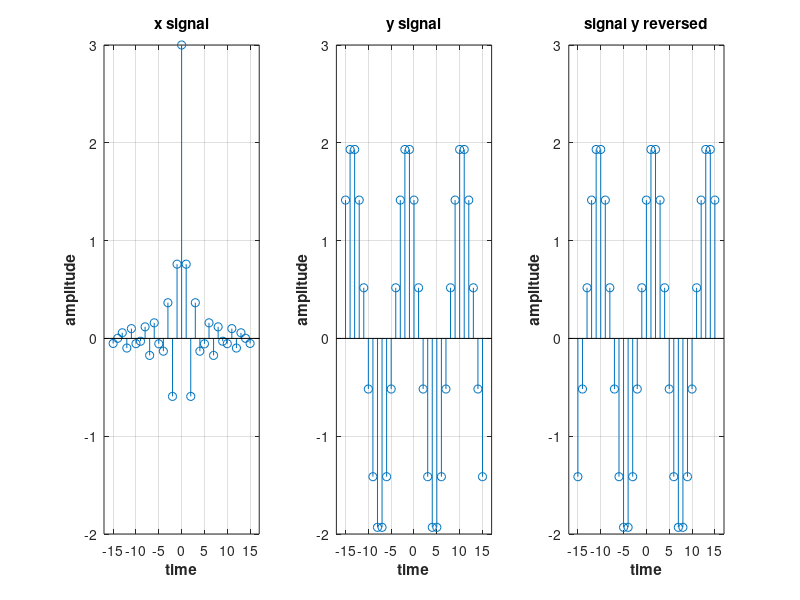
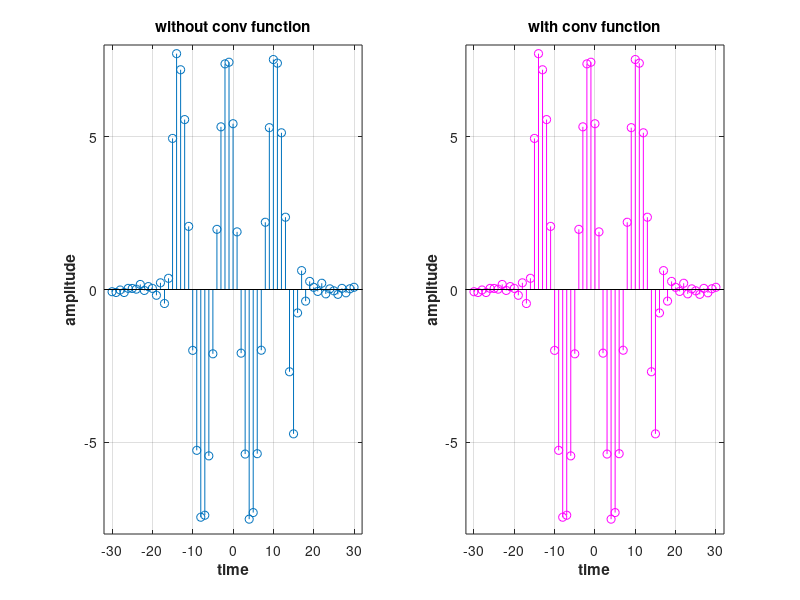
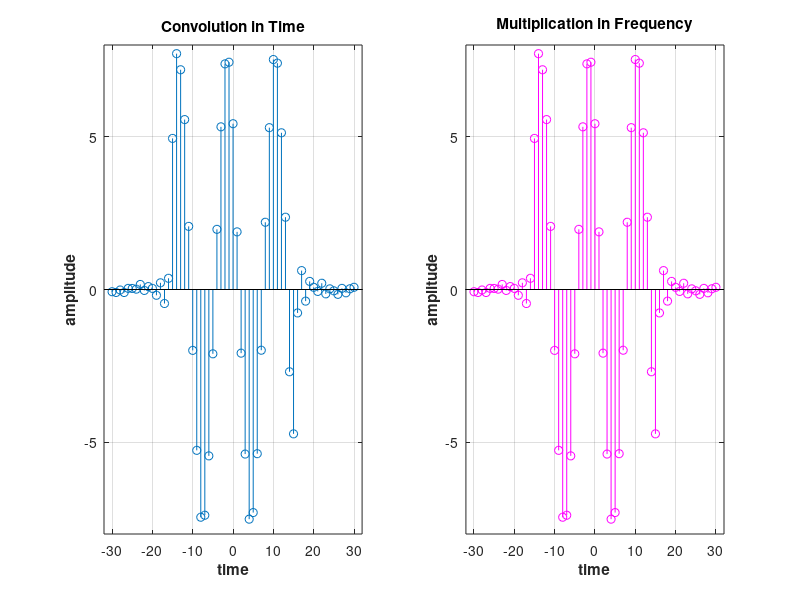
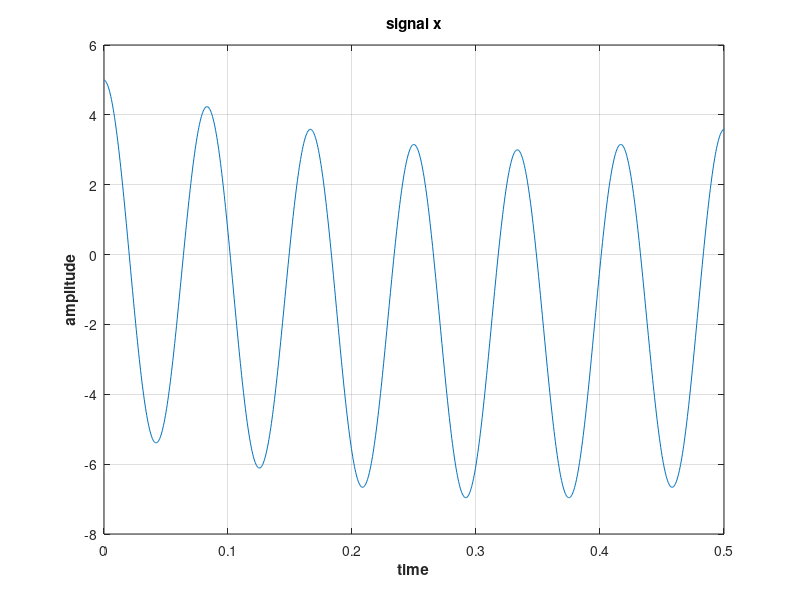

Here is the MATLAB script that generated these plots, in order:
%Askhsh 1
%part A

%Creating the first signal
clear all;
clear;
nx = -15:1:15;
x = 3*sinc(pi/4.*nx);
figure(1);
subplot(1,3,1);
stem(nx,x);
axis([-17 17 -2 3]);
grid on;
title('x signal','fontweight','bold');
xlabel('time','fontweight','bold');
ylabel('amplitude','fontweight','bold');

%Creating the second signal
ny = -15:1:15;
y = 2*cos(pi/6.*ny+pi/4);
subplot(1,3,2);
stem(ny,y);
axis([-17 17 -2 3]);
grid on;
title('y signal','fontweight','bold');
xlabel('time','fontweight','bold');
ylabel('amplitude','fontweight','bold');

%reversing the second signal
n = [nx(1)+ny(1):nx(end)+ny(end)];
y_rev = y(end:-1:1);
subplot(1,3,3);
stem(ny,y_rev);
axis([-17 17 -2 3]);
grid on;
title('signal y reversed','fontweight','bold');
xlabel('time','fontweight','bold');
ylabel('amplitude','fontweight','bold');

len = length(n);

%zero padding for the first signal
x0 = [zeros(1,length(y)-1) x zeros(1, length(y)-1)];

%convolution
for i=1:len
    y_rev0 = [zeros(1,(i-1)) y_rev zeros(1,(len-i))];
  h(i) = sum(x0.*y_rev0);
end;
figure(2);
subplot(1,2,1);
stem(n,h);
axis([-32 32 -8 8]);
grid on;
title('without conv function','fontweight','bold');
xlabel('time','fontweight','bold');
ylabel('amplitude','fontweight','bold');

%convolution with 'conv' function
h=conv(x,y);
subplot(1,2,2);
stem(n,h,'m');
axis([-32 32 -8 8]);
grid on;
title('with conv function','fontweight','bold');
xlabel('time','fontweight','bold');
ylabel('amplitude','fontweight','bold');

%part B
%using the previous signals x,y
X = fft(x,len);
Y = fft(y,len);
h_f = ifft(X.*Y);
figure(3);
subplot(1,2,1);
stem(n,h);
grid on;
axis([-32 32 -8 8]);
title('Convolution in Time','fontweight','bold');
xlabel('time','fontweight','bold');
ylabel('amplitude','fontweight','bold');

subplot(1,2,2);
stem(n,h_f,'m');
grid on;
axis([-32 32 -8 8]);
title('Multiplication in Frequency','fontweight','bold');
xlabel('time','fontweight','bold');
ylabel('amplitude','fontweight','bold');

%Askhsh 2
clear all;
clear;
dt = 0.0005;
t = 0:dt:0.5;
x = 5*cos(24*pi.*t) - 2*sin(1.5*pi.*t);
figure(4);
plot(t,x);
title('signal x','fontweight','bold');
xlabel('time','fontweight','bold');
ylabel('amplitude','fontweight','bold');
grid on;

%sampling with fs = 48Hz
fs = 48;
ts = 1/fs;
t1 = 0:ts:0.5;
x1 = 5*cos(24*pi.*t1) - 2*sin(1.5*pi.*t1);
figure(5);
subplot(1,3,1);
plot(t,x);
hold on
plot(t1,x1,'r.');
hold off;
title('Sampling points(red) fs = 48','fontweight','bold');
xlabel('time','fontweight','bold');
ylabel('amplitude','fontweight','bold');

%sampling with fs = 24Hz
fs2 = 24;
ts2 = 1/fs2;
t2 = 0:ts2:0.5;
x2 = 5*cos(24*pi.*t2) - 2*sin(1.5*pi.*t2);
subplot(1,3,2);
plot(t,x);
hold on;
grid on;
plot(t2,x2,'r.');
hold off;
title('Sampling points(red) fs = 24','fontweight','bold');
xlabel('time','fontweight','bold');
ylabel('amplitude','fontweight','bold');

%sampling with fs = 12Hz
fs3 = 12;
ts3 = 1/fs3;
t3 = 0:ts3:0.5;
x3 = 5*cos(24*pi.*t3) - 2*sin(1.5*pi.*t3);
subplot(1,3,3);
plot(t,x);
hold on;
grid on;
plot(t3,x3,'r.');
hold off;
title('Sampling points(red) fs = 12','fontweight','bold');
xlabel('time','fontweight','bold');
ylabel('amplitude','fontweight','bold');

%sampling with fs = 50Hz
figure(6);
fsA = 50;
tsA = 1/fsA;
tA = 0:tsA:0.5;
xA = 5*cos(24*pi.*tA) - 2*sin(1.5*pi.*tA);
plot(t,x);
hold on;
grid on;
plot(tA,xA,'r.');
hold off;
title('Sampling points(red) with fs = 50','fontweight','bold');
xlabel('time','fontweight','bold');
ylabel('amplitude','fontweight','bold');

%Askhsh 3
%Part A
clc;
clear all;

figure(7);
dt = 0.0001;

%sampling frequency
fs = 100;
ts = 1/fs;

t_final = 128*ts - ts;
t = 0:dt:t_final;
x = (10*cos(2*pi*20.*t) - 4*sin((2*pi*40.*t)+5));
plot(t,x);
hold on;
grid on;

t2 = 0:ts:t_final;
x2 = (10*cos(2*pi*20.*t2) - 4*sin((2*pi*40.*t2)+5));
plot (t2, x2, 'r.');
title('Blue: signal x - - - - - Red: sampling (128 samples)','fontweight','bold');
xlabel('Time','fontweight','bold');
ylabel('Amplitude','fontweight','bold');
hold off;

F = [-fs/2:fs/128:fs/2-fs/128];
X = fftshift(abs(fft(x2)));
figure(8);
plot(F,X);
title('Frequency Spectrum of signal x','fontweight','bold');
xlabel('Frequency (Hz)','fontweight','bold');
ylabel('Amplitude','fontweight','bold');
grid on;

n = 0:0.01:0.5;
xn = sin(2*pi*(100/8)*n + 50);
figure(9)
stem(n,xn);
grid on;
xlabel('Time axis','Fontsize',12);
ylabel('Amplitude','Fontsize',12);
title('Signal xn','Fontsize',14);


for f0=100:125:475
    fs=8000; %sampling frequency
    Ts=1/fs;
    N=300;     
    n=0:N-1;
    x_3=sin(2*pi*f0*n*Ts+50);
  
    f_axis=-fs/2:fs/N:fs/2-1; %frequency axis
    Xf_3=fftshift(abs(fft(x_3)));  %Fourier transform
    figure; %10,12,14,16
    stem(f_axis,Xf_3);
    grid on;
    xlabel('Frequency(Hz)','Fontsize',12);
    ylabel('Values of function','Fontsize',12);
    title('The Fourier transform of x(t)=cos(2*pi*f0*t+50)','FontSize',14);
end



for f0=7525:125:7900
    fs=8000; %sampling frequency
    Ts=1/fs;
    N=300;     
    n=0:N-1;
    x_3=sin(2*pi*f0*n*Ts+50);
   
    f_axis=-fs/2:fs/N:fs/2-1; %frequency axis
    Xf_3=fftshift(abs(fft(x_3)));  %Fourier transform
    figure; %18,20,22,24
    stem(f_axis,Xf_3);
    grid on;
    xlabel('Frequency(Hz)','Fontsize',12);
    ylabel('Values of function','Fontsize',12);
    title('The Fourier transform of x(t)=cos(2*pi*f0*t+50)','FontSize',14);
end